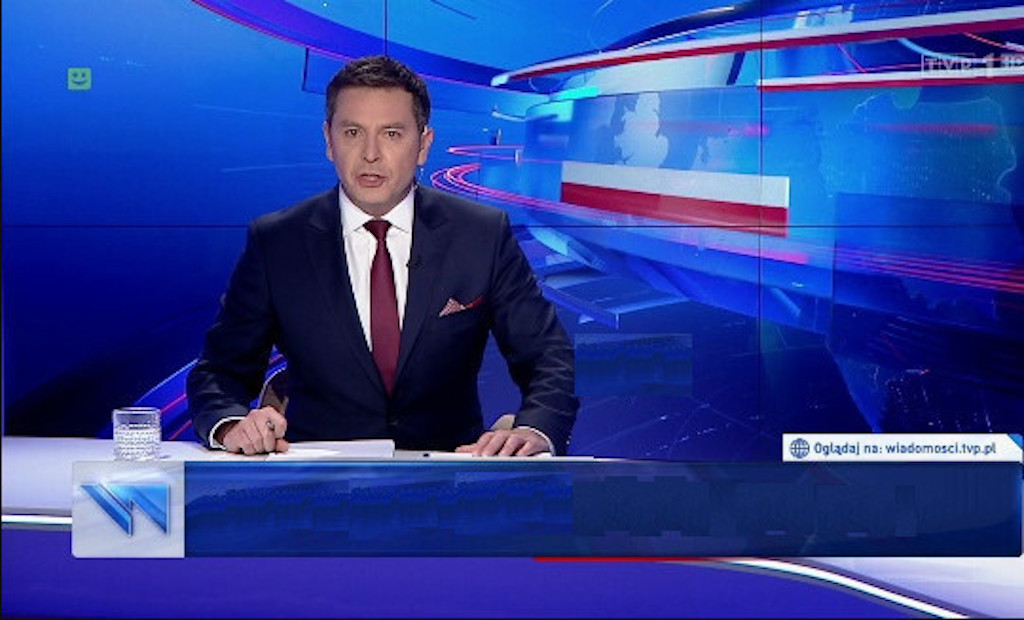
#> input picture Day05/pasek.jpg, 1024 x 620 px
$ python pasek-generator.py
#> lines starting #> are read from the running program, lines starting #| are printed output that depends on the picture
from PIL import ImageDraw, ImageFont, Image

image = Image.open("pasek.jpg")
#> image is the input picture: PIL image 1024x620 RGB; mean R, G, B 43.6, 64, 150.4
font = ImageFont.truetype("trebuc.ttf", size=44)

text = "python jest super"
draw = ImageDraw.Draw(image)
draw.text( (200,480), text.upper(), font=font, fill='rgb(255,255,255)' )

image.save('wynik.jpg')
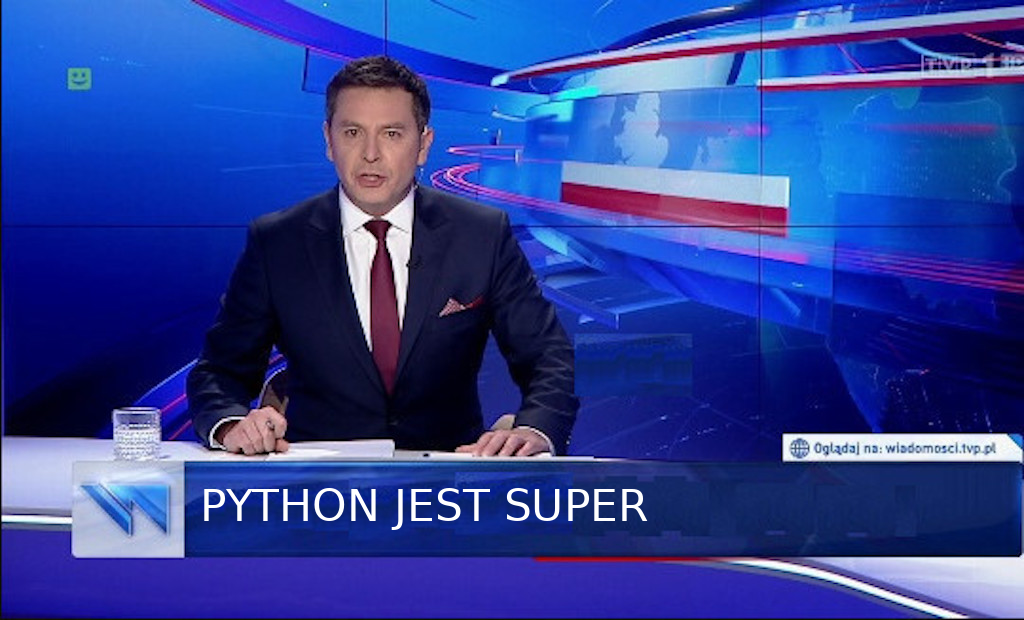
#> saved as wynik.jpg: PIL image 1024x620 RGB; mean R, G, B 45.2, 65.5, 151.2

print("Done!")
